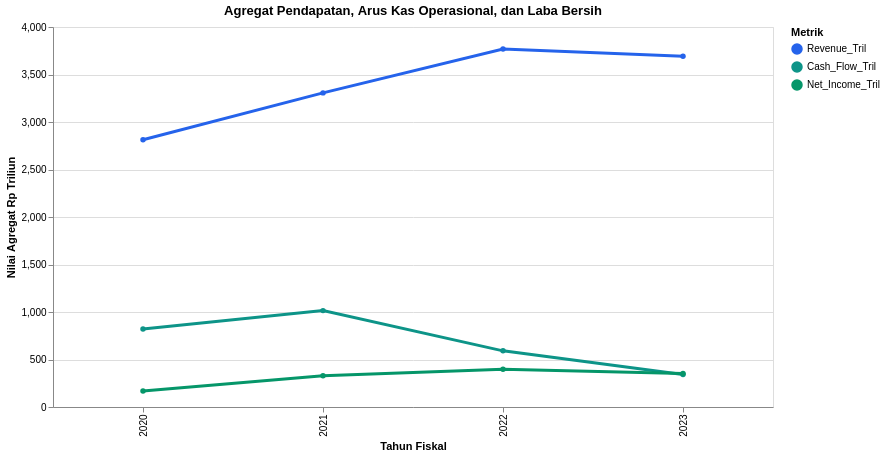

Write notebook code for a chart like this one.
### Markdown cell above
## 3. Dinamika Makro dan Siklus Pemulihan 2020–2023

1. **2020:** Aktivitas ekonomi terkontraksi akibat pandemi. Penjualan dan profitabilitas merosot, median Altman Z-score berada pada ambang batas 2.65.
2. **2021–2022:** Kenaikan harga komoditas global dan pembukaan kembali mobilitas mendorong pemulihan laba bersih serta arus kas. Median ROE mencapai puncak 7.38% pada 2022.
3. **2023:** Menghadapi kenaikan suku bunga acuan, emiten menempuh langkah pemangkasan utang sehingga median Altman Z-score naik ke level tertinggi 3.71.

### Code cell
import altair as alt

macro_totals = df_panel.groupby('year').agg(
    Revenue_Tril=('Total Revenue', lambda x: x.sum() / 1e12),
    Cash_Flow_Tril=('Cash Flowsfromusedin Operating Activities Direct', lambda x: x.sum() / 1e12),
    Net_Income_Tril=('Net Income', lambda x: x.sum() / 1e12)
).reset_index()
macro_melted = macro_totals.melt(id_vars='year', var_name='Metrik', value_name='Nilai_Tril')

chart_macro = alt.Chart(macro_melted).mark_line(point=True, strokeWidth=3).encode(
    x=alt.X('year:O', title='Tahun Fiskal'),
    y=alt.Y('Nilai_Tril:Q', title='Nilai Agregat Rp Triliun'),
    color=alt.Color('Metrik:N', scale=alt.Scale(
        domain=['Revenue_Tril', 'Cash_Flow_Tril', 'Net_Income_Tril'],
        range=['#2563EB', '#0D9488', '#059669']
    ), legend=alt.Legend(title='Metrik')),
    tooltip=['year:O', 'Metrik:N', alt.Tooltip('Nilai_Tril:Q', format=',.1f', title='Nilai Rp T')]
).properties(
    width=720, height=380,
    title='Agregat Pendapatan, Arus Kas Operasional, dan Laba Bersih'
).interactive()

chart_macro.display()

### Figure 1 — Vega-Lite specification as saved in the notebook (floating-point values rounded to 4 significant figures)
{"config": {"view": {"continuousWidth": 300, "continuousHeight": 300}}, "data": {"name": "data-2fe82a531b0664b76b8ed05f96218435"}, "mark": {"type": "line", "point": true, "strokeWidth": 3}, "encoding": {"color": {"field": "Metrik", "legend": {"title": "Metrik"}, "scale": {"domain": ["Revenue_Tril", "Cash_Flow_Tril", "Net_Income_Tril"], "range": ["#2563EB", "#0D9488", "#059669"]}, "type": "nominal"}, "tooltip": [{"field": "year", "type": "ordinal"}, {"field": "Metrik", "type": "nominal"}, {"field": "Nilai_Tril", "format": ",.1f", "title": "Nilai Rp T", "type": "quantitative"}], "x": {"field": "year", "title": "Tahun Fiskal", "type": "ordinal"}, "y": {"field": "Nilai_Tril", "title": "Nilai Agregat Rp Triliun", "type": "quantitative"}}, "height": 380, "params": [{"name": "param_1", "select": {"type": "interval", "encodings": ["x", "y"]}, "bind": "scales"}], "title": "Agregat Pendapatan, Arus Kas Operasional, dan Laba Bersih", "width": 720, "$schema": "https://vega.github.io/schema/vega-lite/v5.20.1.json", "datasets": {"data-2fe82a531b0664b76b8ed05f96218435": [{"year": "2020", "Metrik": "Revenue_Tril", "Nilai_Tril": 2813.0}, {"year": "2021", "Metrik": "Revenue_Tril", "Nilai_Tril": 3306.0}, {"year": "2022", "Metrik": "Revenue_Tril", "Nilai_Tril": 3769.0}, {"year": "2023", "Metrik": "Revenue_Tril", "Nilai_Tril": 3692.0}, {"year": "2020", "Metrik": "Cash_Flow_Tril", "Nilai_Tril": 820.9}, {"year": "2021", "Metrik": "Cash_Flow_Tril", "Nilai_Tril": 1015.0}, {"year": "2022", "Metrik": "Cash_Flow_Tril", "Nilai_Tril": 591.1}, {"year": "2023", "Metrik": "Cash_Flow_Tril", "Nilai_Tril": 341.2}, {"year": "2020", "Metrik": "Net_Income_Tril", "Nilai_Tril": 169.5}, {"year": "2021", "Metrik": "Net_Income_Tril", "Nilai_Tril": 329.6}, {"year": "2022", "Metrik": "Net_Income_Tril", "Nilai_Tril": 396.7}, {"year": "2023", "Metrik": "Net_Income_Tril", "Nilai_Tril": 352.4}]}}
